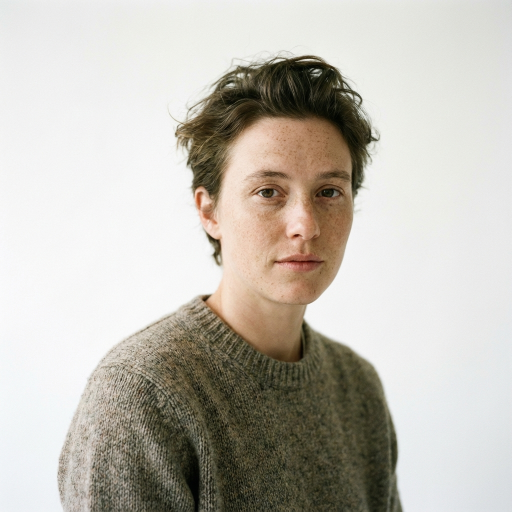
#> input picture sample_face.png, 1024 x 1024 px (shown at 1/2 size)
$ python -i filters_from_blog.py   (imports and definitions only)   (older library calls are emulated)
#> lines starting #> are read from the running program, lines starting #| are printed output that depends on the picture
#> further down, picture is the input picture: shape (1024, 1024, 3); mean B, G, R 180.8, 189.4, 193.5
import argparse
import os

import cv2
import numpy as np


# [11 lines left out: function load_image, not called in this run]


def apply_filters(img: np.ndarray) -> dict:
    filters = {}
    # Box filter (normalized)
    filters["box"] = cv2.boxFilter(img, ddepth=-1, ksize=(5, 5), normalize=True)
    # Average blur
    filters["blur"] = cv2.blur(img, (5, 5))
    # Gaussian blur
    filters["gaussian"] = cv2.GaussianBlur(img, (5, 5), sigmaX=1.0, sigmaY=1.0)
    # Median blur
    filters["median"] = cv2.medianBlur(img, 5)
    # Bilateral filter
    filters["bilateral"] = cv2.bilateralFilter(img, d=9, sigmaColor=75, sigmaSpace=75)
    # Sobel gradients
    filters["sobel_x"] = cv2.Sobel(img, cv2.CV_64F, 1, 0, ksize=3)
    filters["sobel_y"] = cv2.Sobel(img, cv2.CV_64F, 0, 1, ksize=3)
    # Magnitude from Sobel
    mag = cv2.magnitude(filters["sobel_x"].astype(np.float32), filters["sobel_y"].astype(np.float32))
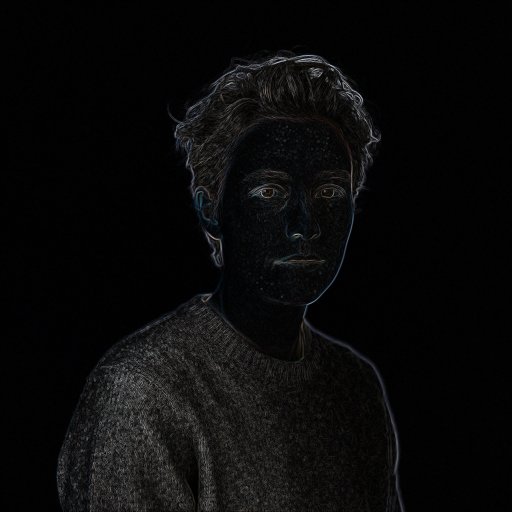
#> mag: shape (1024, 1024, 3) float32 (shown at 1/2 size); mean of channels 0, 1, 2 32.9, 32, 32.4; drawn with min black and max white
    mag = np.clip(mag, 0, 255).astype(np.uint8)
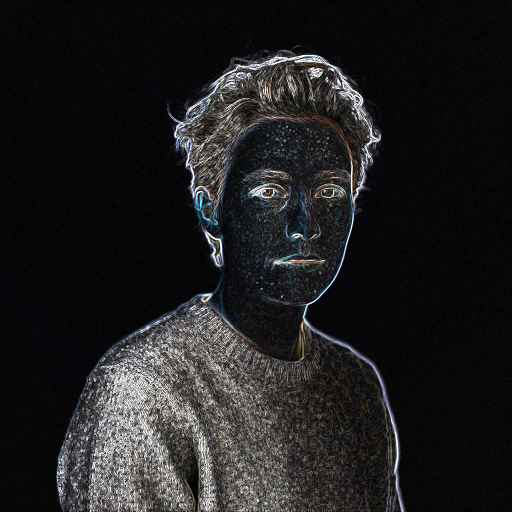
#> mag: shape (1024, 1024, 3) (shown at 1/2 size); mean of channels 0, 1, 2 31.8, 31, 31.4; drawn as B, G, R
    filters["sobel_mag"] = mag
    # Laplacian
    filters["laplacian"] = cv2.Laplacian(img, cv2.CV_64F, ksize=3)
    # Sharpen (unsharp masking style)
    gaussian = cv2.GaussianBlur(img, (0, 0), sigmaX=2.0, sigmaY=2.0)
    sharpen = cv2.addWeighted(img, 1.5, gaussian, -0.5, 0)
    filters["sharpen"] = sharpen
    return filters


def _to_uint8(img: np.ndarray) -> np.ndarray:
    return np.clip(img, 0, 255).astype(np.uint8) if img.dtype != np.uint8 else img


def _resize_to(img: np.ndarray, size: tuple[int, int]) -> np.ndarray:
    return cv2.resize(img, size, interpolation=cv2.INTER_AREA)


# [62 lines left out: functions stack_results, parse_args, main, not called in this run]


# [2 lines not run here, left out]

>>> import cv2
>>> picture = cv2.imread('../sample_face.png')
>>> result = apply_filters(picture)
#> result = 10 items
